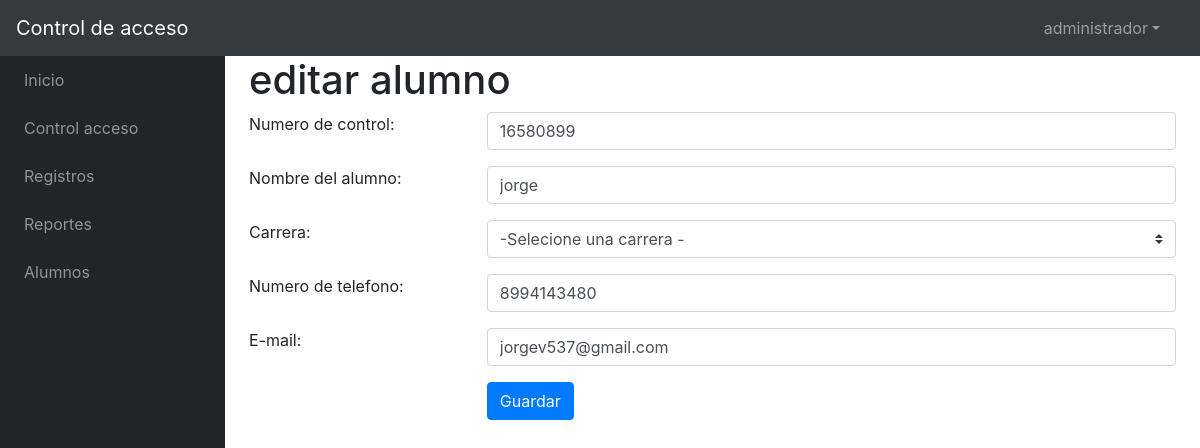
The page /admin/edi_alu.php?recordID=1 (signed in) on the database its author committed.
### tables this page shows
CREATE TABLE IF NOT EXISTS `alumnos` (
  `id` int(11) NOT NULL AUTO_INCREMENT,
  `num_ctrl` varchar(15) DEFAULT '''''',
  `nombre` varchar(250) DEFAULT '''''',
  `carrera` varchar(250) DEFAULT '''''',
  `num_tel` varchar(10) DEFAULT '''''',
  `email` varchar(250) DEFAULT '''''',
  PRIMARY KEY (`id`)
);

### admin/edi_alu.php (the view, shortened to what this page needs)
<?php require_once('../conexion/conexion.php'); ?>
<?php
	$nombre = $_SESSION['nombre'];
	$recordID= $_GET["recordID"];
	$sql = "SELECT * FROM alumnos where id='$recordID'";
	$ediresu = $mysqli->query($sql);
?>
<!DOCTYPE html>
<html >
    <head>
        <link href="../estilos/estilos.css" rel="stylesheet" />
	</head>
    <body class="sb-nav-fixed">
        <nav class="sb-topnav navbar navbar-expand navbar-dark bg-dark">
            <a class="navbar-brand" href="index.html">Control de acceso </a><button class="btn btn-link btn-sm order-1 order-lg-0" id="sidebarToggle" href="#"><i class="fas fa-bars"></i></button>
            <ul class="navbar-nav ml-auto mr-0 mr-md-3 my-2 my-md-0">
                <li class="nav-item dropdown">
                    <a class="nav-link dropdown-toggle" id="userDropdown" href="#" role="button" data-toggle="dropdown" aria-haspopup="true" aria-expanded="false"><?php echo $nombre; ?><i class="fas fa-user fa-fw"></i></a>
				</li>
			</ul>
		</nav>
        <div id="layoutSidenav">
            <div id="layoutSidenav_nav">
                <nav class="sb-sidenav accordion sb-sidenav-dark" id="sidenavAccordion">
                    <div class="sb-sidenav-menu">
                        <div class="nav">
                            <a class="nav-link" href="inicio.php"
							><div class="sb-nav-link-icon"><i class="fas fa-tachometer-alt"></i></div>
								Inicio</a>
							<a class="nav-link" href="reg_ent_sal.php"
							><div class="sb-nav-link-icon"><i class="fas fa-tachometer-alt"></i></div>
								Control acceso</a>
							<a class="nav-link" href="index.html"
							><div class="sb-nav-link-icon"><i class="fas fa-tachometer-alt"></i></div>
								Registros</a>
							<a class="nav-link" href="index.html"
							><div class="sb-nav-link-icon"><i class="fas fa-tachometer-alt"></i></div>
								Reportes</a>
							<a class="nav-link" href="alu_list.php"
							><div class="sb-nav-link-icon"><i class="fas fa-tachometer-alt"></i></div>
								Alumnos</a>
					</div>
				</nav>
			</div>
            <div id="layoutSidenav_content">
                <main>
                    <div class="container-fluid">
						<h1>editar alumno</h1>
						<?php while($row = $ediresu->fetch_assoc()) { ?>
						<form class="mt33" action="" method = "post">
								<div class="form-group row">
									<label for="description" class="control-label col-sm-3">Numero de control:</label>
									<div class="col-sm-9">
									<input type="text" class="form-control" id="num_ctrl" name="num_ctrl" value="<?php echo $row['num_ctrl']; ?>"
										   placeholder="intoducir numero de control" required>
									</div>
								</div>
								  <div class="form-group row">
									<label for="description" class="control-label col-sm-3">Nombre del alumno:</label>
									<div class="col-sm-9">
									<input type="text" class="form-control" id="nombre" name="nombre" placeholder="introducir nombre del alumno" value="<?php echo $row['nombre']; ?>"required>
									</div>
								</div>
								<div class="form-group row">
									<label for="rootCause" class="control-label col-sm-3">Carrera:</label>
									<div class="col-sm-9">
										<select class="custom-select" id="carrera" name="carrera" aria-label="city_name" required>
											<option value=""> -Selecione una carrera -</option>
										</select>
									</div>
								</div>
								  <div class="form-group row">
										<label for="description" class="control-label col-sm-3">Numero de telefono:</label>
										<div class="col-sm-9">
										<input type="text" class="form-control" id="num_tel" name="num_tel" placeholder="introducir numero de telefono" value="<?php echo $row['num_tel']; ?>" required>
										</div>
									</div>
								  <div class="form-group row">
									<label for="description" class="control-label col-sm-3">E-mail:</label>
									<div class="col-sm-9">
									<input type="email" class="form-control" id="email" name="email" placeholder="introducir e-mail" value="<?php echo $row['email']; ?>" required>
									</div>
								</div>
								<div class="form-group row">
									<div class="offset-sm-3 col-sm-9 pull-right">
										<button type="submit"id="save" name="save" class="btn btn-primary">Guardar</button>
									</div>
								</div>
            			</form>
						<?php } ?>
					</div>
				</main>
			</div>
		</div>
	</body>
</html>

### rows shown on the page
alumnos: num_ctrl "16580899", nombre "jorge", num_tel "8994143480", email "jorgev537@gmail.com"

### other values the page prints
$nombre "administrador"
